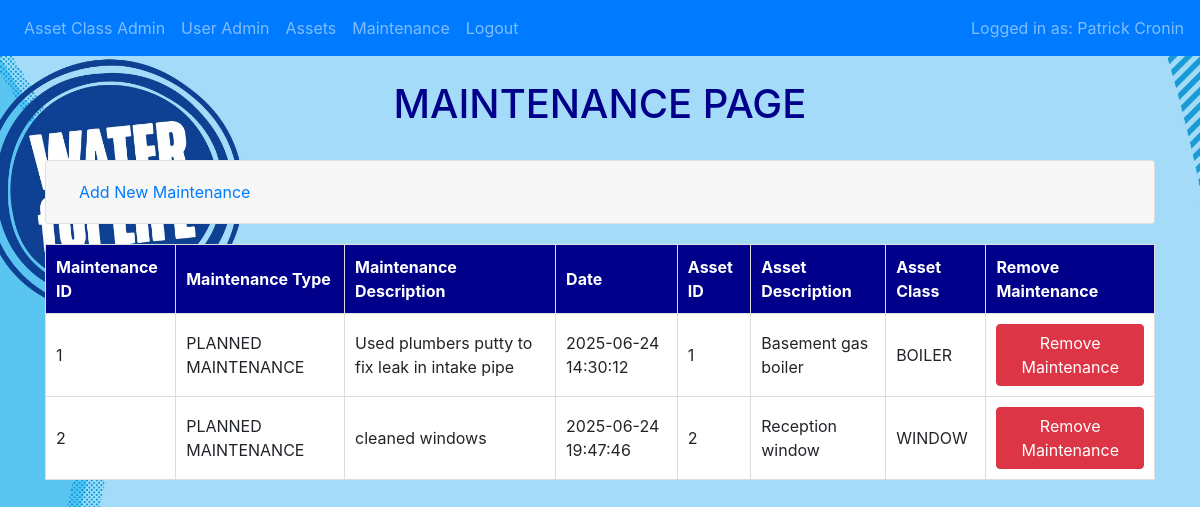
Before: /maintenance (signed in) with the older database file.
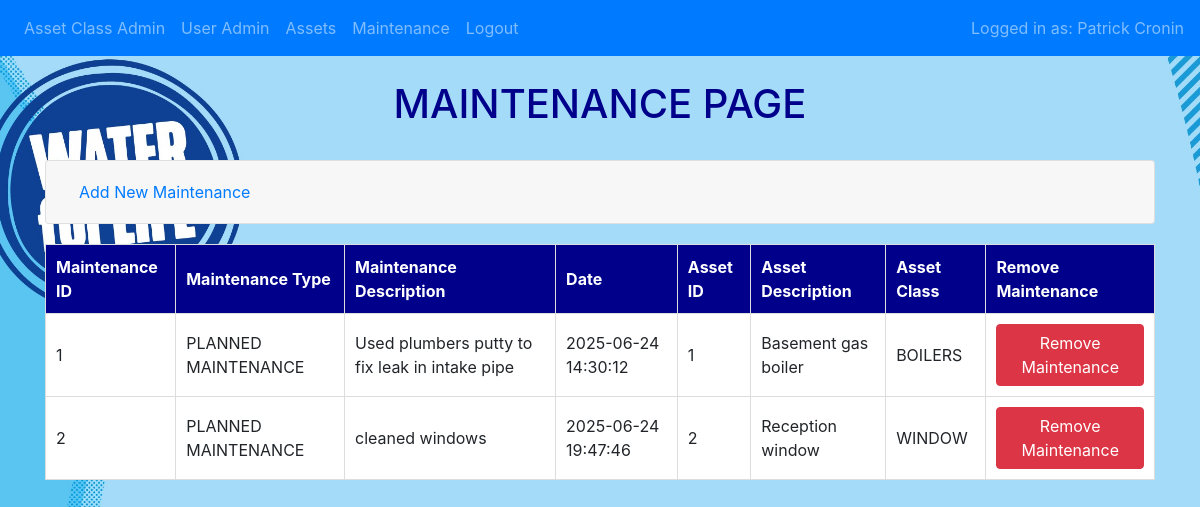
After: the same page with the newer database file.
### website/models.py (models this page shows)
class Maintenance(db.Model):
    id = db.Column(db.Integer, primary_key=True, autoincrement=True)
    maintenance_type = db.Column(db.String(20), nullable=False)
    description = db.Column(db.String(255), nullable=False)
    date = db.Column(db.DateTime, nullable=False, default=func.now())
    asset_id = db.Column(db.Integer, db.ForeignKey('asset.id'), nullable=False)
    user_id = db.Column(db.Integer, db.ForeignKey('user.id'), nullable=False)

class Assetclass(db.Model):
    class_code = db.Column(db.String(2), primary_key=True)
    class_desc = db.Column(db.String(50), nullable=False)
    assets = db.relationship('Asset', backref='assetclass', lazy=True)

class Asset(db.Model):
    id = db.Column(db.Integer, primary_key=True, autoincrement=True)
    description = db.Column(db.String(50), nullable=False)
    location = db.Column(db.String(50), nullable=False)
    status = db.Column(db.String(20), nullable=False)
    serial_number = db.Column(db.String(50))
    class_code_id = db.Column(db.String(2), db.ForeignKey('assetclass.class_code'), nullable=False)
    maintenance = db.relationship('Maintenance', backref='asset', lazy=True)

### website/views.py (the view, shortened to what this page needs)
@views.route('/maintenance', methods=['GET', 'POST'])
@login_required
def maintenance():
    MaintenanceList = db.session.query(Maintenance, Asset, Assetclass).join(Asset, Maintenance.asset_id == Asset.id).join(Assetclass, Asset.class_code_id == Assetclass.class_code).all()
    return render_template("maintenance.html", user=current_user, maintenance_list=MaintenanceList)

### website/__init__.py (called while the page is built)
def create_app():
    app = Flask(__name__)
    app.config.from_object('config.Config')
    db.init_app(app)
    from .views import  views
    from .auth import auth
    app.register_blueprint(views, url_prefix='/')
    app.register_blueprint(auth, url_prefix='/')
    from .models import User, Assetclass, Asset, Maintenance
    with app.app_context():
        db.create_all()
    login_manager = LoginManager()
    login_manager.login_view = 'auth.login'
    try:
        login_manager.init_app(app)
        @login_manager.user_loader
        def load_user(id):
            return User.query.get(int(id))
    except Exception as e:
        logging.error(f"Error loading user {id}: {e}")
        return None
    return app

### website/templates/maintenance.html (shortened to what this page needs)
{% extends "base.html" %}
{% block content %}<br><h1 style="text-align: center; color:darkblue;">MAINTENANCE PAGE</h1><br>
<div class="accordion" id="userMaintenance">
<div class="card">
    <div class="card-header" id="headingAddMaintenance">
        <h2 class="mb-0">
            <button class="btn btn-link btn-block text-left" type="button" data-toggle="collapse" data-target="#collapseAddMaintenance" aria-expanded="false" aria-controls="collapseAddMaintenance">
                Add New Maintenance
            </button>
        </h2>
    </div>
</div>
</div>
<table>
    <thead>
        <tr>
            <th>Maintenance ID</th>
            <th>Maintenance Type</th>
            <th>Maintenance Description</th>
            <th>Date</th>
            <th>Asset ID</th>
            <th>Asset Description</th>
            <th>Asset Class</th>
            <th>Remove Maintenance</th>
        </tr>
    </thead>
    <tbody>
        {% for maintenance, asset, assetclass in maintenance_list %}
        <tr>
            <td>{{ maintenance.id }}</td>
            <td>{{ maintenance.maintenance_type }}</td>
            <td>{{ maintenance.description }}</td>
            <td>{{ maintenance.date }}</td>
            <td>{{ asset.id }}</td>
            <td>{{ asset.description }}</td>
            <td>{{ assetclass.class_desc }}</td>
            <td>
                <form action="{{ url_for('views.delete_maintenance', id=maintenance.id) }}" method="POST" onsubmit="return confirm('Are you sure you want to remove this maintenance?')">
                    <button type="submit" class="btn btn-danger">Remove Maintenance</button>
                </form>
            </td>
        <tr>
{% endfor %}
</tbody>
</table>
{% endblock %}

Changed rows visible on the page:
changed through a linked row, Maintenance "Used plumbers putty to fix leak in intake pipe": class_desc "BOILER" → "BOILERS"
